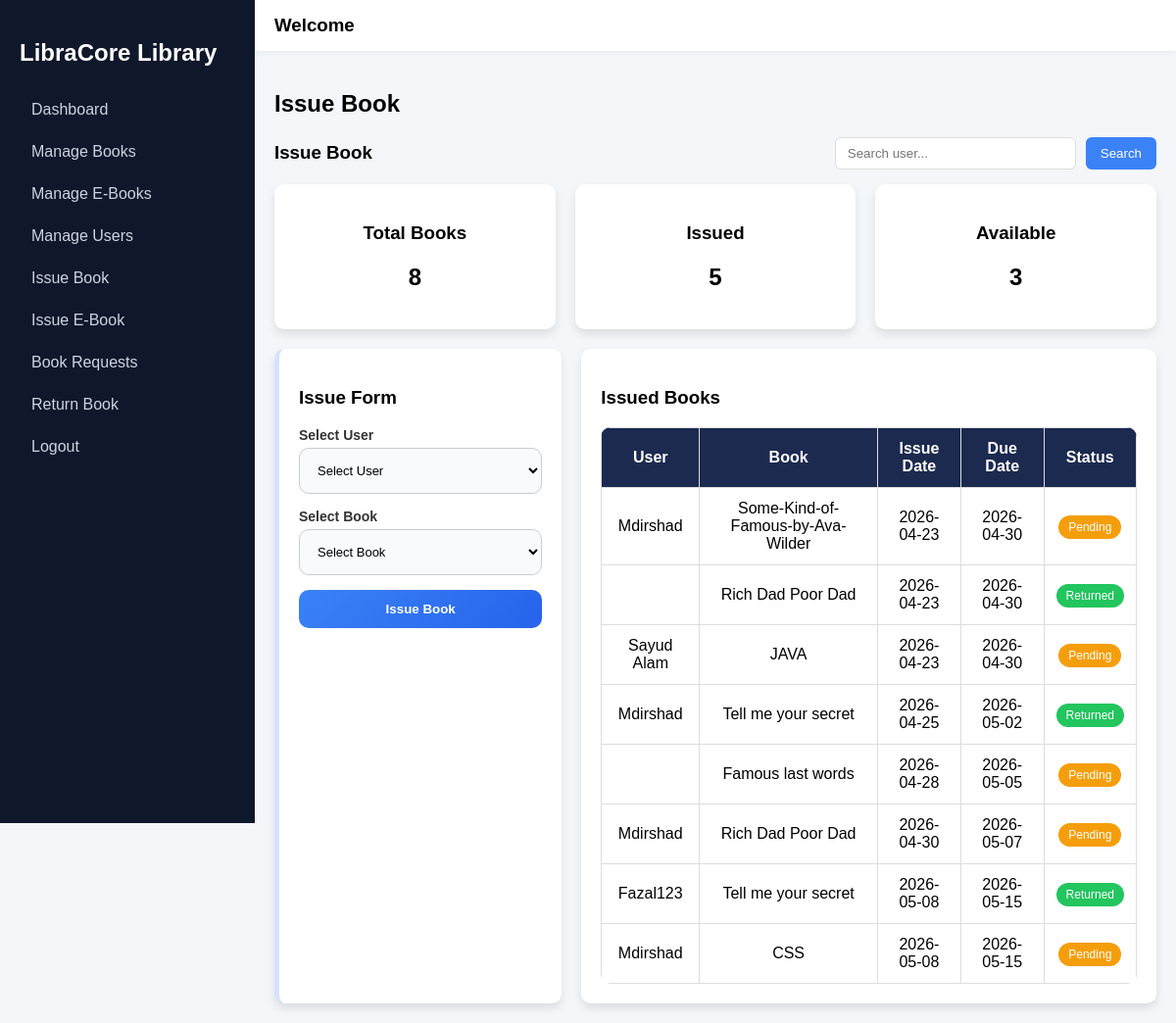
Screenshot of /issue (signed in) with the database file from the repository.
### models.py (models this page shows)
class Issue(db.Model):
    id = db.Column(db.Integer, primary_key=True)
    user_id = db.Column(db.Integer, db.ForeignKey('user.id'))
    book_id = db.Column(db.Integer, db.ForeignKey('book.id'))
    issue_date = db.Column(db.DateTime, default=datetime.utcnow)
    due_date = db.Column(db.DateTime)
    return_date = db.Column(db.DateTime)
    user = db.relationship('User', backref='issued_books')
    book = db.relationship('Book', backref='issued_books')

class User(db.Model):
    id = db.Column(db.Integer, primary_key=True)
    username = db.Column(db.String(100), unique=True, nullable=False)
    password = db.Column(db.String(200), nullable=False)

class Book(db.Model):
    id = db.Column(db.Integer, primary_key=True)
    title = db.Column(db.String(200))
    available = db.Column(db.Boolean, default=True)
    file = db.Column(db.String(200))

### routes/issue.py (the view)
@issue.route('/issue')
def issue_page():
    if 'user' not in session:
        return redirect('/')
    search = request.args.get('search', '')
    if search:
        users = User.query.filter(User.username.ilike(f"%{search}%")).all()
    else:
        users = User.query.all()
    books = Book.query.all()
    issues = Issue.query.all()
    return render_template(
        'issue.html',
        books=books,
        users=users,
        issues=issues,
        user=session['user']
    )

### templates/issue.html (shortened to what this page needs)
{% extends "base.html" %}
{% block content %}
<h2 class="page-title">Issue Book</h2>
<div style="display:flex; justify-content:space-between; align-items:center; margin-bottom:15px;">
    <h3 style="margin:0;">Issue Book</h3>
    <form method="GET" action="/issue" style="display:flex; gap:10px;">
        <input
            type="text"
            name="search"
            placeholder="Search user..."
            value="{{ search }}"
            style="padding:8px 12px; border:1px solid #ddd; border-radius:6px; width:220px;"
        >
        <button style="padding:8px 15px; background:#3b82f6; color:white; border:none; border-radius:6px;">
            Search
        </button>
    </form>
</div>
<div class="stats">
    <div class="stat-card">
        <h3>Total Books</h3>
        <h2>{{ books|length }}</h2>
    </div>
    <div class="stat-card">
        <h3>Issued</h3>
        <h2>{{ issues | selectattr('return_date', 'equalto', None) | list | length }}</h2>
    </div>
    <div class="stat-card">
        <h3>Available</h3>
        <h2>{{ books | selectattr('available') | list | length }}</h2>
    </div>
</div>
<div class="grid">
    <div class="card issue-form-card">
        <h3>Issue Form</h3>
        <form method="POST" action="/issue_book" class="modern-form">
            <div class="input-group">
                <label>Select User</label>
                <select name="user_id" required>
                    <option value="" disabled selected>Select User</option>
                </select>
            </div>
            <div class="input-group">
                <label>Select Book</label>
                <select name="book_id" required>
                    <option value="" disabled selected>Select Book</option>
                </select>
            </div>
            <button class="issue-btn">Issue Book</button>
        </form>
    </div>
    <div class="card">
        <h3>Issued Books</h3>
        <table>
            <tr>
                <th>User</th>
                <th>Book</th>
                <th>Issue Date</th>
                <th>Due Date</th>
                <th>Status</th>
            </tr>
            {% for i in issues %}
            <tr>
                <td>{{ i.user.username }}</td>
                <td>{{ i.book.title }}</td>
                <td>{{ i.issue_date.strftime('%Y-%m-%d') if i.issue_date else '' }}</td>
                <td>{{ i.due_date.strftime('%Y-%m-%d') if i.due_date else '' }}</td>
                <td>
                    {% if i.return_date %}
                        <span class="badge returned">Returned</span>
                    {% else %}
                        <span class="badge pending">Pending</span>
                    {% endif %}
                </td>
            </tr>
            {% endfor %}
        </table>
    </div>
</div>
{% endblock %}

### templates/base.html (style rules this page uses)
body { margin:0; font-family: Arial; display:flex; background:#f4f6f9; }
table { width:100%; background:white; border-collapse:collapse; border-radius:10px; overflow:hidden; transition:0.3s; }
th, td { padding:12px; border-bottom:1px solid #eee; text-align:center; }
button { padding:8px 12px; background:#3b82f6; color:white; border:none; border-radius:6px; cursor:pointer; transition:0.2s; }

### templates/issue.html (style rules this page uses)
.page-title { margin-bottom:20px; }
.stats { display:flex; gap:20px; margin-bottom:20px; }
.stat-card { flex:1; background:white; padding:20px; border-radius:10px; text-align:center; box-shadow:0 5px 10px rgba(0,0,0,0.1); }
.grid { display:grid; grid-template-columns: 1fr 2fr; gap:20px; }
.card { background:white; padding:20px; border-radius:10px; box-shadow:0 5px 10px rgba(0,0,0,0.1); }
.issue-form-card { border-left:5px solid #d3e3fe; }
.modern-form { display:flex; flex-direction:column; gap:15px; }
.input-group { display:flex; flex-direction:column; gap:5px; }
.input-group label { font-size:14px; font-weight:600; color:#333; }
.input-group select { padding:14px; border-radius:10px; border:1px solid #ccc; font-size:13px; background:#f8fafc; transition:0.3s; }
.issue-btn { padding:12px; background:linear-gradient(135deg, #3b82f6, #2563eb); color:white; border:none; border-radius:10px; font-weight:600; cursor:pointer; transition:0.5s; }
table { width:100%; border-collapse:collapse; }
th { background:#1c2a50; color:white; }
td, th { padding:12px; text-align:center; border:1px solid #ddd; }
.badge { padding:5px 10px; border-radius:20px; color:white; font-size:12px; }
.pending { background:#f59e0b; }
.returned { background:#22c55e; }

### rows the page displays
Issue: user.username "Mdirshad", book "Some-Kind-of-Famous-by-Ava-Wilder", issue_date "2026-04-23", due_date "2026-04-30", shows "Pending"
Issue: book "Rich Dad Poor Dad", issue_date "2026-04-23", due_date "2026-04-30", shows "Returned"
Issue: user.username "Sayud Alam", book "JAVA", issue_date "2026-04-23", due_date "2026-04-30", shows "Pending"
Issue: user.username "Mdirshad", book "Tell me your secret", issue_date "2026-04-25", due_date "2026-05-02", shows "Returned"
Issue: book "Famous last words", issue_date "2026-04-28", due_date "2026-05-05", shows "Pending"
Issue: user.username "Mdirshad", book "Rich Dad Poor Dad", issue_date "2026-04-30", due_date "2026-05-07", shows "Pending"
Issue: user.username "Fazal123", book "Tell me your secret", issue_date "2026-05-08", due_date "2026-05-15", shows "Returned"
Issue: user.username "Mdirshad", book "CSS", issue_date "2026-05-08", due_date "2026-05-15", shows "Pending"

### other values shown
{{ books|length }} "8"
{{ issues | selectattr('return_date', 'equalto', None) | list | length }} "5"
{{ books | selectattr('available') | list | length }} "3"
